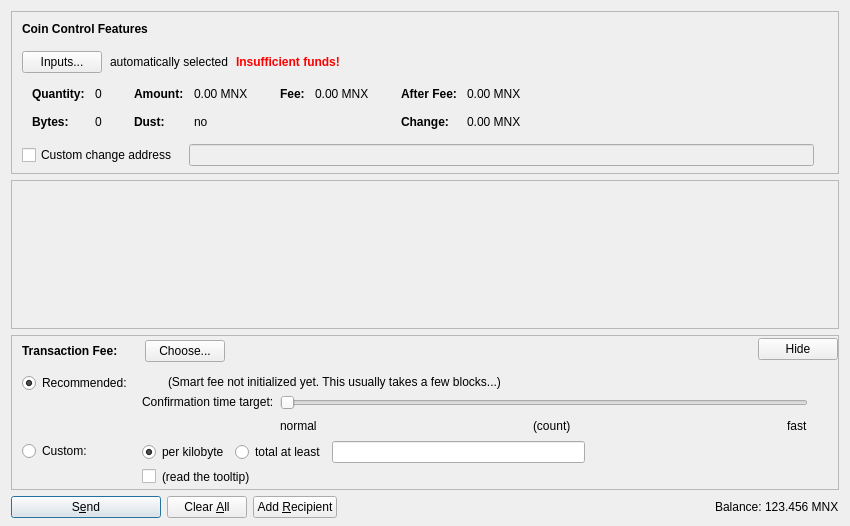
<?xml version="1.0" encoding="UTF-8"?>
<ui version="4.0">
 <class>SendCoinsDialog</class>
 <widget class="QDialog" name="SendCoinsDialog">
  <property name="geometry">
   <rect>
    <x>0</x>
    <y>0</y>
    <width>850</width>
    <height>526</height>
   </rect>
  </property>
  <property name="windowTitle">
   <string>Send Coins</string>
  </property>
  <layout class="QVBoxLayout" name="verticalLayout" stretch="0,1,0,0">
   <property name="bottomMargin">
    <number>8</number>
   </property>
   <item>
    <widget class="QFrame" name="frameCoinControl">
     <property name="sizePolicy">
      <sizepolicy hsizetype="Expanding" vsizetype="Expanding">
       <horstretch>0</horstretch>
       <verstretch>0</verstretch>
      </sizepolicy>
     </property>
     <property name="maximumSize">
      <size>
       <width>16777215</width>
       <height>16777215</height>
      </size>
     </property>
     <property name="frameShape">
      <enum>QFrame::StyledPanel</enum>
     </property>
     <property name="frameShadow">
      <enum>QFrame::Sunken</enum>
     </property>
     <layout class="QVBoxLayout" name="verticalLayoutCoinControl2">
      <property name="spacing">
       <number>0</number>
      </property>
      <property name="leftMargin">
       <number>0</number>
      </property>
      <property name="topMargin">
       <number>0</number>
      </property>
      <property name="rightMargin">
       <number>0</number>
      </property>
      <property name="bottomMargin">
       <number>6</number>
      </property>
      <item>
       <layout class="QVBoxLayout" name="verticalLayoutCoinControl" stretch="0,0,0,0,1">
        <property name="spacing">
         <number>0</number>
        </property>
        <property name="leftMargin">
         <number>10</number>
        </property>
        <property name="topMargin">
         <number>10</number>
        </property>
        <item>
         <layout class="QHBoxLayout" name="horizontalLayoutCoinControl1">
          <property name="bottomMargin">
           <number>15</number>
          </property>
          <item>
           <widget class="QLabel" name="labelCoinControlFeatures">
            <property name="sizePolicy">
             <sizepolicy hsizetype="Preferred" vsizetype="Maximum">
              <horstretch>0</horstretch>
              <verstretch>0</verstretch>
             </sizepolicy>
            </property>
            <property name="font">
             <font>
              <weight>75</weight>
              <bold>true</bold>
             </font>
            </property>
            <property name="styleSheet">
             <string notr="true">font-weight:bold;</string>
            </property>
            <property name="text">
             <string>Coin Control Features</string>
            </property>
           </widget>
          </item>
         </layout>
        </item>
        <item>
         <layout class="QHBoxLayout" name="horizontalLayoutCoinControl2" stretch="0,0,0,0">
          <property name="spacing">
           <number>8</number>
          </property>
          <property name="bottomMargin">
           <number>10</number>
          </property>
          <item>
           <widget class="QPushButton" name="pushButtonCoinControl">
            <property name="styleSheet">
             <string notr="true"/>
            </property>
            <property name="text">
             <string>Inputs...</string>
            </property>
            <property name="autoDefault">
             <bool>false</bool>
            </property>
           </widget>
          </item>
          <item>
           <widget class="QLabel" name="labelCoinControlAutomaticallySelected">
            <property name="text">
             <string>automatically selected</string>
            </property>
            <property name="margin">
             <number>5</number>
            </property>
           </widget>
          </item>
          <item>
           <widget class="QLabel" name="labelCoinControlInsuffFunds">
            <property name="font">
             <font>
              <weight>75</weight>
              <bold>true</bold>
             </font>
            </property>
            <property name="styleSheet">
             <string notr="true">color:red;font-weight:bold;</string>
            </property>
            <property name="text">
             <string>Insufficient funds!</string>
            </property>
            <property name="margin">
             <number>5</number>
            </property>
           </widget>
          </item>
          <item>
           <spacer name="horizontalSpacerCoinControl">
            <property name="orientation">
             <enum>Qt::Horizontal</enum>
            </property>
            <property name="sizeHint" stdset="0">
             <size>
              <width>40</width>
              <height>1</height>
             </size>
            </property>
           </spacer>
          </item>
         </layout>
        </item>
        <item>
         <widget class="QWidget" name="widgetCoinControl" native="true">
          <property name="sizePolicy">
           <sizepolicy hsizetype="Preferred" vsizetype="Preferred">
            <horstretch>0</horstretch>
            <verstretch>0</verstretch>
           </sizepolicy>
          </property>
          <property name="minimumSize">
           <size>
            <width>0</width>
            <height>0</height>
           </size>
          </property>
          <property name="styleSheet">
           <string notr="true"/>
          </property>
          <layout class="QHBoxLayout" name="horizontalLayoutCoinControl5">
           <property name="leftMargin">
            <number>0</number>
           </property>
           <property name="topMargin">
            <number>0</number>
           </property>
           <property name="rightMargin">
            <number>0</number>
           </property>
           <property name="bottomMargin">
            <number>0</number>
           </property>
           <item>
            <layout class="QHBoxLayout" name="horizontalLayoutCoinControl3" stretch="0,0,0,1">
             <property name="spacing">
              <number>20</number>
             </property>
             <property name="topMargin">
              <number>0</number>
             </property>
             <property name="bottomMargin">
              <number>10</number>
             </property>
             <item>
              <layout class="QFormLayout" name="formLayoutCoinControl1">
               <property name="horizontalSpacing">
                <number>10</number>
               </property>
               <property name="verticalSpacing">
                <number>14</number>
               </property>
               <property name="leftMargin">
                <number>10</number>
               </property>
               <property name="topMargin">
                <number>4</number>
               </property>
               <property name="rightMargin">
                <number>6</number>
               </property>
               <item row="0" column="0">
                <widget class="QLabel" name="labelCoinControlQuantityText">
                 <property name="font">
                  <font>
                   <weight>75</weight>
                   <bold>true</bold>
                  </font>
                 </property>
                 <property name="text">
                  <string>Quantity:</string>
                 </property>
                 <property name="margin">
                  <number>0</number>
                 </property>
                </widget>
               </item>
               <item row="0" column="1">
                <widget class="QLabel" name="labelCoinControlQuantity">
                 <property name="cursor">
                  <cursorShape>IBeamCursor</cursorShape>
                 </property>
                 <property name="contextMenuPolicy">
                  <enum>Qt::ActionsContextMenu</enum>
                 </property>
                 <property name="text">
                  <string notr="true">0</string>
                 </property>
                 <property name="margin">
                  <number>0</number>
                 </property>
                 <property name="textInteractionFlags">
                  <set>Qt::LinksAccessibleByMouse|Qt::TextSelectableByKeyboard|Qt::TextSelectableByMouse</set>
                 </property>
                </widget>
               </item>
               <item row="1" column="0">
                <widget class="QLabel" name="labelCoinControlBytesText">
                 <property name="font">
                  <font>
                   <weight>75</weight>
                   <bold>true</bold>
                  </font>
                 </property>
                 <property name="text">
                  <string>Bytes:</string>
                 </property>
                </widget>
               </item>
               <item row="1" column="1">
                <widget class="QLabel" name="labelCoinControlBytes">
                 <property name="cursor">
                  <cursorShape>IBeamCursor</cursorShape>
                 </property>
                 <property name="contextMenuPolicy">
                  <enum>Qt::ActionsContextMenu</enum>
                 </property>
                 <property name="text">
                  <string notr="true">0</string>
                 </property>
                 <property name="textInteractionFlags">
                  <set>Qt::LinksAccessibleByMouse|Qt::TextSelectableByKeyboard|Qt::TextSelectableByMouse</set>
                 </property>
                </widget>
               </item>
              </layout>
             </item>
             <item>
              <layout class="QFormLayout" name="formLayoutCoinControl2">
               <property name="horizontalSpacing">
                <number>10</number>
               </property>
               <property name="verticalSpacing">
                <number>14</number>
               </property>
               <property name="leftMargin">
                <number>6</number>
               </property>
               <property name="topMargin">
                <number>4</number>
               </property>
               <property name="rightMargin">
                <number>6</number>
               </property>
               <item row="0" column="0">
                <widget class="QLabel" name="labelCoinControlAmountText">
                 <property name="font">
                  <font>
                   <weight>75</weight>
                   <bold>true</bold>
                  </font>
                 </property>
                 <property name="text">
                  <string>Amount:</string>
                 </property>
                 <property name="margin">
                  <number>0</number>
                 </property>
                </widget>
               </item>
               <item row="0" column="1">
                <widget class="QLabel" name="labelCoinControlAmount">
                 <property name="cursor">
                  <cursorShape>IBeamCursor</cursorShape>
                 </property>
                 <property name="contextMenuPolicy">
                  <enum>Qt::ActionsContextMenu</enum>
                 </property>
                 <property name="text">
                  <string notr="true">0.00 MNX</string>
                 </property>
                 <property name="textInteractionFlags">
                  <set>Qt::LinksAccessibleByMouse|Qt::TextSelectableByKeyboard|Qt::TextSelectableByMouse</set>
                 </property>
                </widget>
               </item>
               <item row="1" column="0">
                <widget class="QLabel" name="labelCoinControlLowOutputText">
                 <property name="font">
                  <font>
                   <weight>75</weight>
                   <bold>true</bold>
                  </font>
                 </property>
                 <property name="text">
                  <string>Dust:</string>
                 </property>
                </widget>
               </item>
               <item row="1" column="1">
                <widget class="QLabel" name="labelCoinControlLowOutput">
                 <property name="cursor">
                  <cursorShape>IBeamCursor</cursorShape>
                 </property>
                 <property name="contextMenuPolicy">
                  <enum>Qt::ActionsContextMenu</enum>
                 </property>
                 <property name="text">
                  <string notr="true">no</string>
                 </property>
                 <property name="textInteractionFlags">
                  <set>Qt::LinksAccessibleByMouse|Qt::TextSelectableByKeyboard|Qt::TextSelectableByMouse</set>
                 </property>
                </widget>
               </item>
              </layout>
             </item>
             <item>
              <layout class="QFormLayout" name="formLayoutCoinControl3">
               <property name="horizontalSpacing">
                <number>10</number>
               </property>
               <property name="verticalSpacing">
                <number>14</number>
               </property>
               <property name="leftMargin">
                <number>6</number>
               </property>
               <property name="topMargin">
                <number>4</number>
               </property>
               <property name="rightMargin">
                <number>6</number>
               </property>
               <item row="0" column="0">
                <widget class="QLabel" name="labelCoinControlFeeText">
                 <property name="font">
                  <font>
                   <weight>75</weight>
                   <bold>true</bold>
                  </font>
                 </property>
                 <property name="text">
                  <string>Fee:</string>
                 </property>
                 <property name="margin">
                  <number>0</number>
                 </property>
                </widget>
               </item>
               <item row="0" column="1">
                <widget class="QLabel" name="labelCoinControlFee">
                 <property name="cursor">
                  <cursorShape>IBeamCursor</cursorShape>
                 </property>
                 <property name="contextMenuPolicy">
                  <enum>Qt::ActionsContextMenu</enum>
                 </property>
                 <property name="text">
                  <string notr="true">0.00 MNX</string>
                 </property>
                 <property name="textInteractionFlags">
                  <set>Qt::LinksAccessibleByMouse|Qt::TextSelectableByKeyboard|Qt::TextSelectableByMouse</set>
                 </property>
                </widget>
               </item>
              </layout>
             </item>
             <item>
              <layout class="QFormLayout" name="formLayoutCoinControl4">
               <property name="horizontalSpacing">
                <number>10</number>
               </property>
               <property name="verticalSpacing">
                <number>14</number>
               </property>
               <property name="leftMargin">
                <number>6</number>
               </property>
               <property name="topMargin">
                <number>4</number>
               </property>
               <property name="rightMargin">
                <number>6</number>
               </property>
               <item row="0" column="0">
                <widget class="QLabel" name="labelCoinControlAfterFeeText">
                 <property name="font">
                  <font>
                   <weight>75</weight>
                   <bold>true</bold>
                  </font>
                 </property>
                 <property name="text">
                  <string>After Fee:</string>
                 </property>
                 <property name="margin">
                  <number>0</number>
                 </property>
                </widget>
               </item>
               <item row="0" column="1">
                <widget class="QLabel" name="labelCoinControlAfterFee">
                 <property name="cursor">
                  <cursorShape>IBeamCursor</cursorShape>
                 </property>
                 <property name="contextMenuPolicy">
                  <enum>Qt::ActionsContextMenu</enum>
                 </property>
                 <property name="text">
                  <string notr="true">0.00 MNX</string>
                 </property>
                 <property name="textInteractionFlags">
                  <set>Qt::LinksAccessibleByMouse|Qt::TextSelectableByKeyboard|Qt::TextSelectableByMouse</set>
                 </property>
                </widget>
               </item>
               <item row="1" column="0">
                <widget class="QLabel" name="labelCoinControlChangeText">
                 <property name="font">
                  <font>
                   <weight>75</weight>
                   <bold>true</bold>
                  </font>
                 </property>
                 <property name="text">
                  <string>Change:</string>
                 </property>
                </widget>
               </item>
               <item row="1" column="1">
                <widget class="QLabel" name="labelCoinControlChange">
                 <property name="cursor">
                  <cursorShape>IBeamCursor</cursorShape>
                 </property>
                 <property name="contextMenuPolicy">
                  <enum>Qt::ActionsContextMenu</enum>
                 </property>
                 <property name="text">
                  <string notr="true">0.00 MNX</string>
                 </property>
                 <property name="textInteractionFlags">
                  <set>Qt::LinksAccessibleByMouse|Qt::TextSelectableByKeyboard|Qt::TextSelectableByMouse</set>
                 </property>
                </widget>
               </item>
              </layout>
             </item>
            </layout>
           </item>
          </layout>
         </widget>
        </item>
        <item>
         <layout class="QHBoxLayout" name="horizontalLayoutCoinControl4" stretch="0,0,0">
          <property name="spacing">
           <number>12</number>
          </property>
          <property name="sizeConstraint">
           <enum>QLayout::SetDefaultConstraint</enum>
          </property>
          <property name="topMargin">
           <number>5</number>
          </property>
          <property name="rightMargin">
           <number>5</number>
          </property>
          <item>
           <widget class="QCheckBox" name="checkBoxCoinControlChange">
            <property name="toolTip">
             <string>If this is activated, but the change address is empty or invalid, change will be sent to a newly generated address.</string>
            </property>
            <property name="text">
             <string>Custom change address</string>
            </property>
           </widget>
          </item>
          <item>
           <widget class="QValidatedLineEdit" name="lineEditCoinControlChange">
            <property name="enabled">
             <bool>false</bool>
            </property>
            <property name="sizePolicy">
             <sizepolicy hsizetype="Expanding" vsizetype="Fixed">
              <horstretch>0</horstretch>
              <verstretch>0</verstretch>
             </sizepolicy>
            </property>
           </widget>
          </item>
          <item>
           <widget class="QLabel" name="labelCoinControlChangeLabel">
            <property name="sizePolicy">
             <sizepolicy hsizetype="Preferred" vsizetype="Expanding">
              <horstretch>0</horstretch>
              <verstretch>0</verstretch>
             </sizepolicy>
            </property>
            <property name="minimumSize">
             <size>
              <width>0</width>
              <height>0</height>
             </size>
            </property>
            <property name="text">
             <string/>
            </property>
            <property name="margin">
             <number>3</number>
            </property>
           </widget>
          </item>
         </layout>
        </item>
        <item>
         <spacer name="verticalSpacerCoinControl">
          <property name="orientation">
           <enum>Qt::Vertical</enum>
          </property>
          <property name="sizeHint" stdset="0">
           <size>
            <width>800</width>
            <height>1</height>
           </size>
          </property>
         </spacer>
        </item>
       </layout>
      </item>
     </layout>
    </widget>
   </item>
   <item>
    <widget class="QScrollArea" name="scrollArea">
     <property name="widgetResizable">
      <bool>true</bool>
     </property>
     <widget class="QWidget" name="scrollAreaWidgetContents">
      <property name="geometry">
       <rect>
        <x>0</x>
        <y>0</y>
        <width>830</width>
        <height>104</height>
       </rect>
      </property>
      <layout class="QVBoxLayout" name="verticalLayout_2" stretch="0,1">
       <property name="leftMargin">
        <number>0</number>
       </property>
       <property name="topMargin">
        <number>0</number>
       </property>
       <property name="rightMargin">
        <number>0</number>
       </property>
       <property name="bottomMargin">
        <number>0</number>
       </property>
       <item>
        <layout class="QVBoxLayout" name="entries">
         <property name="spacing">
          <number>6</number>
         </property>
        </layout>
       </item>
       <item>
        <spacer name="verticalSpacer">
         <property name="orientation">
          <enum>Qt::Vertical</enum>
         </property>
         <property name="sizeHint" stdset="0">
          <size>
           <width>20</width>
           <height>40</height>
          </size>
         </property>
        </spacer>
       </item>
      </layout>
     </widget>
    </widget>
   </item>
   <item>
    <widget class="QFrame" name="frameFee">
     <property name="sizePolicy">
      <sizepolicy hsizetype="Expanding" vsizetype="Expanding">
       <horstretch>0</horstretch>
       <verstretch>0</verstretch>
      </sizepolicy>
     </property>
     <property name="maximumSize">
      <size>
       <width>16777215</width>
       <height>16777215</height>
      </size>
     </property>
     <property name="frameShape">
      <enum>QFrame::StyledPanel</enum>
     </property>
     <property name="frameShadow">
      <enum>QFrame::Sunken</enum>
     </property>
     <layout class="QVBoxLayout" name="verticalLayoutFee1">
      <property name="spacing">
       <number>0</number>
      </property>
      <property name="leftMargin">
       <number>0</number>
      </property>
      <property name="topMargin">
       <number>0</number>
      </property>
      <property name="rightMargin">
       <number>0</number>
      </property>
      <property name="bottomMargin">
       <number>0</number>
      </property>
      <item>
       <layout class="QVBoxLayout" name="verticalLayoutFee2" stretch="0,0,0">
        <property name="spacing">
         <number>0</number>
        </property>
        <property name="leftMargin">
         <number>10</number>
        </property>
        <property name="topMargin">
         <number>0</number>
        </property>
        <item>
         <layout class="QHBoxLayout" name="horizontalLayoutFee1">
          <property name="bottomMargin">
           <number>0</number>
          </property>
          <item>
           <layout class="QVBoxLayout" name="verticalLayoutFee7">
            <property name="spacing">
             <number>0</number>
            </property>
            <item>
             <spacer name="verticalSpacerSmartFee">
              <property name="orientation">
               <enum>Qt::Vertical</enum>
              </property>
              <property name="sizeType">
               <enum>QSizePolicy::Fixed</enum>
              </property>
              <property name="sizeHint" stdset="0">
               <size>
                <width>1</width>
                <height>4</height>
               </size>
              </property>
             </spacer>
            </item>
            <item>
             <layout class="QHBoxLayout" name="horizontalLayoutSmartFee">
              <property name="spacing">
               <number>10</number>
              </property>
              <item>
               <widget class="QLabel" name="labelFeeHeadline">
                <property name="sizePolicy">
                 <sizepolicy hsizetype="Preferred" vsizetype="Maximum">
                  <horstretch>0</horstretch>
                  <verstretch>0</verstretch>
                 </sizepolicy>
                </property>
                <property name="font">
                 <font>
                  <weight>75</weight>
                  <bold>true</bold>
                 </font>
                </property>
                <property name="styleSheet">
                 <string notr="true">font-weight:bold;</string>
                </property>
                <property name="text">
                 <string>Transaction Fee:</string>
                </property>
               </widget>
              </item>
              <item>
               <widget class="QLabel" name="labelFeeMinimized">
                <property name="text">
                 <string/>
                </property>
               </widget>
              </item>
              <item>
               <widget class="QPushButton" name="buttonChooseFee">
                <property name="text">
                 <string>Choose...</string>
                </property>
               </widget>
              </item>
             </layout>
            </item>
            <item>
             <spacer name="verticalSpacer_5">
              <property name="orientation">
               <enum>Qt::Vertical</enum>
              </property>
              <property name="sizeHint" stdset="0">
               <size>
                <width>1</width>
                <height>1</height>
               </size>
              </property>
             </spacer>
            </item>
           </layout>
          </item>
          <item>
           <spacer name="horizontalSpacer_4">
            <property name="orientation">
             <enum>Qt::Horizontal</enum>
            </property>
            <property name="sizeHint" stdset="0">
             <size>
              <width>40</width>
              <height>20</height>
             </size>
            </property>
           </spacer>
          </item>
          <item>
           <widget class="QPushButton" name="buttonMinimizeFee">
            <property name="toolTip">
             <string>collapse fee-settings</string>
            </property>
            <property name="text">
             <string>Hide</string>
            </property>
           </widget>
          </item>
         </layout>
        </item>
        <item>
         <widget class="QFrame" name="frameFeeSelection">
          <layout class="QVBoxLayout" name="verticalLayoutFee12">
           <property name="spacing">
            <number>0</number>
           </property>
           <property name="leftMargin">
            <number>0</number>
           </property>
           <property name="topMargin">
            <number>0</number>
           </property>
           <property name="rightMargin">
            <number>0</number>
           </property>
           <property name="bottomMargin">
            <number>0</number>
           </property>
           <item>
            <layout class="QGridLayout" name="gridLayoutFee">
             <property name="topMargin">
              <number>10</number>
             </property>
             <property name="bottomMargin">
              <number>4</number>
             </property>
             <property name="horizontalSpacing">
              <number>10</number>
             </property>
             <property name="verticalSpacing">
              <number>4</number>
             </property>
             <item row="1" column="1">
              <layout class="QVBoxLayout" name="verticalLayoutFee8">
               <property name="spacing">
                <number>6</number>
               </property>
               <item>
                <layout class="QHBoxLayout" name="horizontalLayoutFee13">
                 <item>
                  <widget class="QRadioButton" name="radioCustomPerKilobyte">
                   <property name="toolTip">
                    <string>If the custom fee is set to 1000 satoshis and the transaction is only 250 bytes, then &quot;per kilobyte&quot; only pays 250 satoshis in fee, while &quot;total at least&quot; pays 1000 satoshis. For transactions bigger than a kilobyte both pay by kilobyte.</string>
                   </property>
                   <property name="text">
                    <string>per kilobyte</string>
                   </property>
                   <property name="checked">
                    <bool>true</bool>
                   </property>
                   <attribute name="buttonGroup">
                    <string notr="true">groupCustomFee</string>
                   </attribute>
                  </widget>
                 </item>
                 <item>
                  <widget class="QRadioButton" name="radioCustomAtLeast">
                   <property name="toolTip">
                    <string>If the custom fee is set to 1000 satoshis and the transaction is only 250 bytes, then &quot;per kilobyte&quot; only pays 250 satoshis in fee, while &quot;total at least&quot; pays 1000 satoshis. For transactions bigger than a kilobyte both pay by kilobyte.</string>
                   </property>
                   <property name="text">
                    <string>total at least</string>
                   </property>
                   <attribute name="buttonGroup">
                    <string notr="true">groupCustomFee</string>
                   </attribute>
                  </widget>
                 </item>
                 <item>
                  <widget class="BitcoinAmountField" name="customFee"/>
                 </item>
                 <item>
                  <spacer name="horizontalSpacer_6">
                   <property name="orientation">
                    <enum>Qt::Horizontal</enum>
                   </property>
                   <property name="sizeHint" stdset="0">
                    <size>
                     <width>1</width>
                     <height>1</height>
                    </size>
                   </property>
                  </spacer>
                 </item>
                </layout>
               </item>
               <item>
                <layout class="QHBoxLayout" name="horizontalLayoutFee8">
                 <item>
                  <widget class="QCheckBox" name="checkBoxMinimumFee">
                   <property name="toolTip">
                    <string>Paying only the minimum fee is just fine as long as there is less transaction volume than space in the blocks. But be aware that this can end up in a never confirming transaction once there is more demand for Minexcoin transactions than the network can process.</string>
                   </property>
                   <property name="text">
                    <string/>
                   </property>
                  </widget>
                 </item>
                 <item>
                  <widget class="QLabel" name="labelMinFeeWarning">
                   <property name="enabled">
                    <bool>true</bool>
                   </property>
                   <property name="toolTip">
                    <string>Paying only the minimum fee is just fine as long as there is less transaction volume than space in the blocks. But be aware that this can end up in a never confirming transaction once there is more demand for Minexcoin transactions than the network can process.</string>
                   </property>
                   <property name="text">
                    <string>(read the tooltip)</string>
                   </property>
                   <property name="margin">
                    <number>5</number>
                   </property>
                  </widget>
                 </item>
                 <item>
                  <spacer name="horizontalSpacer_2">
                   <property name="orientation">
                    <enum>Qt::Horizontal</enum>
                   </property>
                   <property name="sizeHint" stdset="0">
                    <size>
                     <width>1</width>
                     <height>1</height>
                    </size>
                   </property>
                  </spacer>
                 </item>
                </layout>
               </item>
              </layout>
             </item>
             <item row="0" column="0">
              <layout class="QVBoxLayout" name="verticalLayoutFee4" stretch="0,1">
               <item>
                <widget class="QRadioButton" name="radioSmartFee">
                 <property name="text">
                  <string>Recommended:</string>
                 </property>
                 <property name="checked">
                  <bool>true</bool>
                 </property>
                 <attribute name="buttonGroup">
                  <string notr="true">groupFee</string>
                 </attribute>
                </widget>
               </item>
               <item>
                <spacer name="verticalSpacer_2">
                 <property name="orientation">
                  <enum>Qt::Vertical</enum>
                 </property>
                 <property name="sizeHint" stdset="0">
                  <size>
                   <width>1</width>
                   <height>1</height>
                  </size>
                 </property>
                </spacer>
               </item>
              </layout>
             </item>
             <item row="1" column="0">
              <layout class="QVBoxLayout" name="verticalLayoutFee9" stretch="0,1">
               <item>
                <widget class="QRadioButton" name="radioCustomFee">
                 <property name="text">
                  <string>Custom:</string>
                 </property>
                 <attribute name="buttonGroup">
                  <string notr="true">groupFee</string>
                 </attribute>
                </widget>
               </item>
               <item>
                <spacer name="verticalSpacer_6">
                 <property name="orientation">
                  <enum>Qt::Vertical</enum>
                 </property>
                 <property name="sizeHint" stdset="0">
                  <size>
                   <width>1</width>
                   <height>1</height>
                  </size>
                 </property>
                </spacer>
               </item>
              </layout>
             </item>
             <item row="0" column="1">
              <layout class="QVBoxLayout" name="verticalLayoutFee3" stretch="0,0,1">
               <property name="spacing">
                <number>6</number>
               </property>
               <property name="topMargin">
                <number>2</number>
               </property>
               <item>
                <layout class="QHBoxLayout" name="horizontalLayoutFee12">
                 <item>
                  <widget class="QLabel" name="labelSmartFee">
                   <property name="text">
                    <string/>
                   </property>
                   <property name="margin">
                    <number>2</number>
                   </property>
                  </widget>
                 </item>
                 <item>
                  <widget class="QLabel" name="labelFeeEstimation">
                   <property name="text">
                    <string/>
                   </property>
                  </widget>
                 </item>
                 <item>
                  <widget class="QLabel" name="labelSmartFee2">
                   <property name="text">
                    <string>(Smart fee not initialized yet. This usually takes a few blocks...)</string>
                   </property>
                   <property name="margin">
                    <number>2</number>
                   </property>
                  </widget>
                 </item>
                 <item>
                  <spacer name="horizontalSpacer_5">
                   <property name="orientation">
                    <enum>Qt::Horizontal</enum>
                   </property>
                   <property name="sizeHint" stdset="0">
                    <size>
                     <width>1</width>
                     <height>1</height>
                    </size>
                   </property>
                  </spacer>
                 </item>
                </layout>
               </item>
               <item>
                <layout class="QHBoxLayout" name="horizontalLayoutFee9">
                 <item>
                  <layout class="QVBoxLayout" name="verticalLayoutFee6">
                   <item>
                    <widget class="QLabel" name="labelSmartFee3">
                     <property name="text">
                      <string>Confirmation time target:</string>
                     </property>
                     <property name="margin">
                      <number>2</number>
                     </property>
                    </widget>
                   </item>
                   <item>
                    <spacer name="verticalSpacer_3">
                     <property name="orientation">
                      <enum>Qt::Vertical</enum>
                     </property>
                     <property name="sizeHint" stdset="0">
                      <size>
                       <width>1</width>
                       <height>1</height>
                      </size>
                     </property>
                    </spacer>
                   </item>
                  </layout>
                 </item>
                 <item>
                  <layout class="QVBoxLayout" name="verticalLayoutFee5">
                   <property name="rightMargin">
                    <number>30</number>
                   </property>
                   <item>
                    <widget class="QSlider" name="sliderSmartFee">
                     <property name="minimum">
                      <number>0</number>
                     </property>
                     <property name="maximum">
                      <number>23</number>
                     </property>
                     <property name="pageStep">
                      <number>1</number>
                     </property>
                     <property name="value">
                      <number>0</number>
                     </property>
                     <property name="orientation">
                      <enum>Qt::Horizontal</enum>
                     </property>
                     <property name="invertedAppearance">
                      <bool>false</bool>
                     </property>
                     <property name="invertedControls">
                      <bool>false</bool>
                     </property>
                     <property name="tickPosition">
                      <enum>QSlider::NoTicks</enum>
                     </property>
                    </widget>
                   </item>
                   <item>
                    <layout class="QHBoxLayout" name="horizontalLayoutFee10">
                     <item>
                      <widget class="QLabel" name="labelSmartFeeNormal">
                       <property name="text">
                        <string>normal</string>
                       </property>
                      </widget>
                     </item>
                     <item>
                      <spacer name="horizontalSpacer_7">
                       <property name="orientation">
                        <enum>Qt::Horizontal</enum>
                       </property>
                       <property name="sizeHint" stdset="0">
                        <size>
                         <width>40</width>
                         <height>20</height>
                        </size>
                       </property>
                      </spacer>
                     </item>
                     <item>
                      <widget class="QLabel" name="confirmationTargetLabel">
                       <property name="text">
                        <string notr="true">(count)</string>
                       </property>
                      </widget>
                     </item>
                     <item>
                      <spacer name="horizontalSpacer_3">
                       <property name="orientation">
                        <enum>Qt::Horizontal</enum>
                       </property>
                       <property name="sizeHint" stdset="0">
                        <size>
                         <width>40</width>
                         <height>20</height>
                        </size>
                       </property>
                      </spacer>
                     </item>
                     <item>
                      <widget class="QLabel" name="labelSmartFeeFast">
                       <property name="text">
                        <string>fast</string>
                       </property>
                      </widget>
                     </item>
                    </layout>
                   </item>
                  </layout>
                 </item>
                </layout>
               </item>
               <item>
                <spacer name="verticalSpacer_4">
                 <property name="orientation">
                  <enum>Qt::Vertical</enum>
                 </property>
                 <property name="sizeHint" stdset="0">
                  <size>
                   <width>1</width>
                   <height>1</height>
                  </size>
                 </property>
                </spacer>
               </item>
              </layout>
             </item>
            </layout>
           </item>
          </layout>
         </widget>
        </item>
        <item>
         <spacer name="verticalSpacerFee">
          <property name="orientation">
           <enum>Qt::Vertical</enum>
          </property>
          <property name="sizeHint" stdset="0">
           <size>
            <width>800</width>
            <height>1</height>
           </size>
          </property>
         </spacer>
        </item>
       </layout>
      </item>
     </layout>
    </widget>
   </item>
   <item>
    <layout class="QHBoxLayout" name="horizontalLayout">
     <item>
      <widget class="QPushButton" name="sendButton">
       <property name="minimumSize">
        <size>
         <width>150</width>
         <height>0</height>
        </size>
       </property>
       <property name="toolTip">
        <string>Confirm the send action</string>
       </property>
       <property name="text">
        <string>S&amp;end</string>
       </property>
       <property name="icon">
        <iconset resource="../bitcoin.qrc">
         <normaloff>:/icons/send</normaloff>:/icons/send</iconset>
       </property>
       <property name="autoDefault">
        <bool>false</bool>
       </property>
       <property name="default">
        <bool>true</bool>
       </property>
      </widget>
     </item>
     <item>
      <widget class="QPushButton" name="clearButton">
       <property name="sizePolicy">
        <sizepolicy hsizetype="Minimum" vsizetype="Fixed">
         <horstretch>0</horstretch>
         <verstretch>0</verstretch>
        </sizepolicy>
       </property>
       <property name="toolTip">
        <string>Clear all fields of the form.</string>
       </property>
       <property name="text">
        <string>Clear &amp;All</string>
       </property>
       <property name="icon">
        <iconset resource="../bitcoin.qrc">
         <normaloff>:/icons/remove</normaloff>:/icons/remove</iconset>
       </property>
       <property name="autoDefault">
        <bool>false</bool>
       </property>
      </widget>
     </item>
     <item>
      <widget class="QPushButton" name="addButton">
       <property name="toolTip">
        <string>Send to multiple recipients at once</string>
       </property>
       <property name="text">
        <string>Add &amp;Recipient</string>
       </property>
       <property name="icon">
        <iconset resource="../bitcoin.qrc">
         <normaloff>:/icons/add</normaloff>:/icons/add</iconset>
       </property>
       <property name="autoDefault">
        <bool>false</bool>
       </property>
      </widget>
     </item>
     <item>
      <spacer name="horizontalSpacer">
       <property name="orientation">
        <enum>Qt::Horizontal</enum>
       </property>
       <property name="sizeHint" stdset="0">
        <size>
         <width>40</width>
         <height>20</height>
        </size>
       </property>
      </spacer>
     </item>
     <item>
      <layout class="QHBoxLayout" name="horizontalLayout_2">
       <property name="spacing">
        <number>3</number>
       </property>
       <item>
        <widget class="QLabel" name="label">
         <property name="sizePolicy">
          <sizepolicy hsizetype="Preferred" vsizetype="Fixed">
           <horstretch>0</horstretch>
           <verstretch>0</verstretch>
          </sizepolicy>
         </property>
         <property name="text">
          <string>Balance:</string>
         </property>
        </widget>
       </item>
       <item>
        <widget class="QLabel" name="labelBalance">
         <property name="sizePolicy">
          <sizepolicy hsizetype="Preferred" vsizetype="Fixed">
           <horstretch>0</horstretch>
           <verstretch>0</verstretch>
          </sizepolicy>
         </property>
         <property name="cursor">
          <cursorShape>IBeamCursor</cursorShape>
         </property>
         <property name="text">
          <string notr="true">123.456 MNX</string>
         </property>
         <property name="textInteractionFlags">
          <set>Qt::LinksAccessibleByMouse|Qt::TextSelectableByKeyboard|Qt::TextSelectableByMouse</set>
         </property>
        </widget>
       </item>
      </layout>
     </item>
    </layout>
   </item>
  </layout>
 </widget>
 <customwidgets>
  <customwidget>
   <class>QValidatedLineEdit</class>
   <extends>QLineEdit</extends>
   <header>qvalidatedlineedit.h</header>
  </customwidget>
  <customwidget>
   <class>BitcoinAmountField</class>
   <extends>QLineEdit</extends>
   <header>bitcoinamountfield.h</header>
   <container>1</container>
  </customwidget>
 </customwidgets>
 <resources>
  <include location="../bitcoin.qrc"/>
 </resources>
 <connections/>
 <buttongroups>
  <buttongroup name="groupFee"/>
  <buttongroup name="groupCustomFee"/>
 </buttongroups>
</ui>
